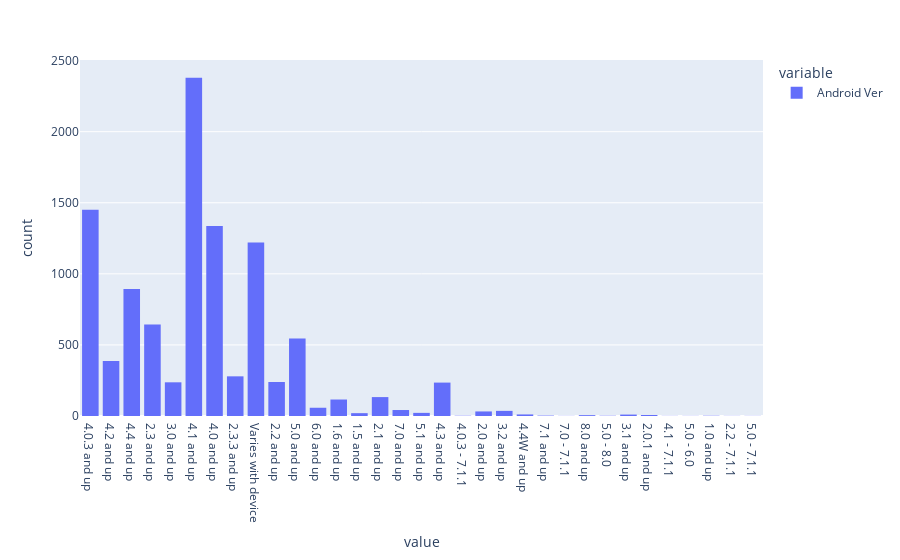

The code cell stored with this chart in its notebook:
### Markdown cell above
> #### Visualizing Android Version

### Code cell
px.histogram(df['Android Ver'])

### Figure 1 — Plotly figure (JSON) as saved in the notebook; plotly's stock layout.template omitted (floating-point values rounded to 4 significant figures; data arrays with more than 128 entries replaced by an {"elided": "..."} marker saying what was removed)
{"data": [{"alignmentgroup": "True", "bingroup": "x", "hovertemplate": "variable=Android Ver<br>value=%{x}<br>count=%{y}<extra></extra>", "legendgroup": "Android Ver", "marker": {"color": "#636efa", "pattern": {"shape": ""}}, "name": "Android Ver", "offsetgroup": "Android Ver", "orientation": "v", "showlegend": true, "type": "histogram", "x": {"elided": "10355 str values"}, "xaxis": "x", "yaxis": "y"}], "layout": {"autosize": true, "barmode": "relative", "legend": {"title": {"text": "variable"}, "tracegroupgap": 0}, "margin": {"t": 60}, "xaxis": {"anchor": "y", "autorange": true, "domain": [0, 1], "range": [-0.5, 32.5], "title": {"text": "value"}, "type": "category"}, "yaxis": {"anchor": "x", "autorange": true, "domain": [0, 1], "range": [0, 2504.0], "title": {"text": "count"}}}}
